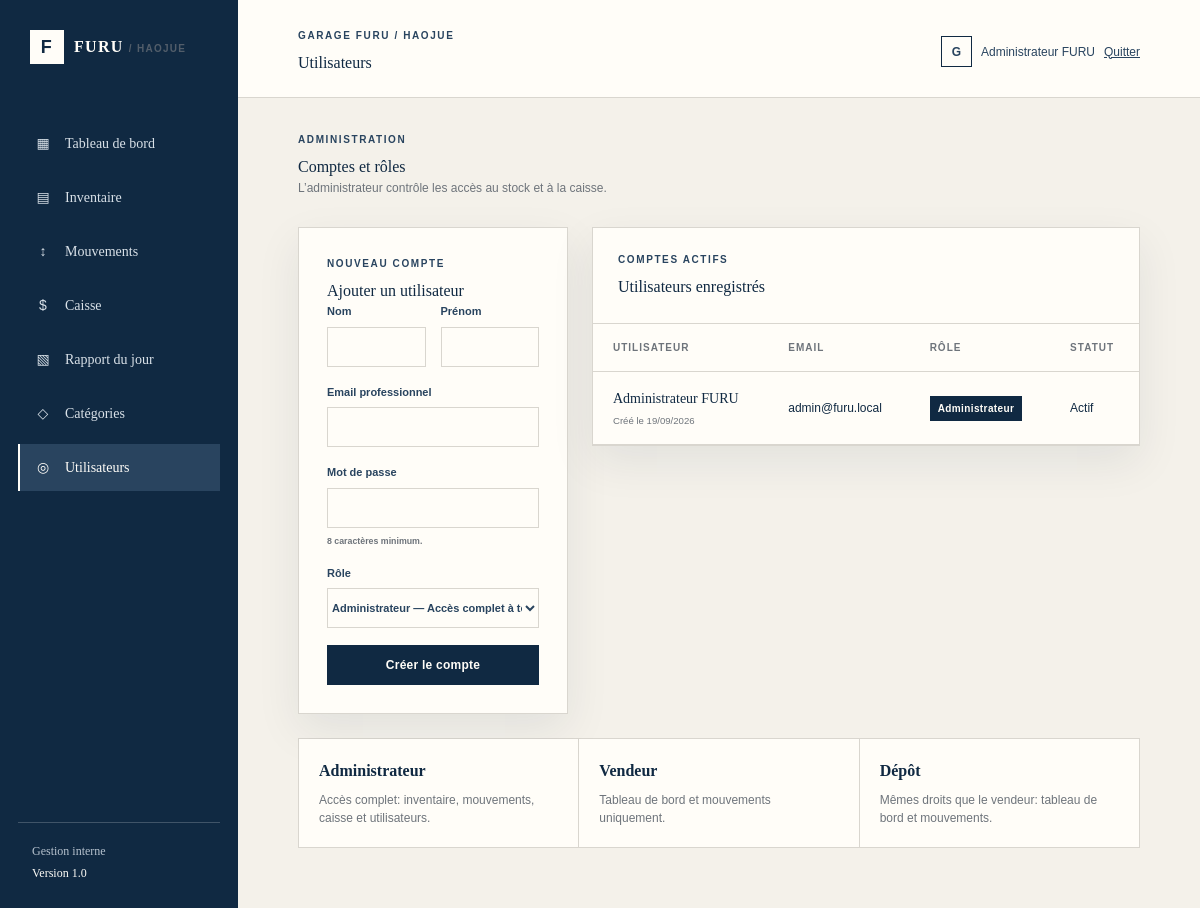
The app's page /index.php?page=utilisateurs (signed in) with its own data.
### tables this page shows
CREATE TABLE utilisateurs (
    id INT AUTO_INCREMENT PRIMARY KEY,
    role_id INT NOT NULL,
    nom VARCHAR(100) NOT NULL,
    prenom VARCHAR(100),
    email VARCHAR(150) NOT NULL UNIQUE,
    mot_de_passe VARCHAR(255) NOT NULL,  
    actif TINYINT(1) DEFAULT 1,
    cree_le DATETIME DEFAULT CURRENT_TIMESTAMP,
    CONSTRAINT fk_utilisateurs_role FOREIGN KEY (role_id) REFERENCES roles(id) ON DELETE RESTRICT
);

CREATE TABLE roles (
    id INT AUTO_INCREMENT PRIMARY KEY,
    nom VARCHAR(50) NOT NULL UNIQUE,  
    description VARCHAR(255)
);

### core/Controller.php (called while the page is built, shortened)
<?php
abstract class Controller
{
    protected function render(string $view, array $data = []): void
    {
        extract($data, EXTR_SKIP);
        require __DIR__ . '/../views/layout/header.php';
        require __DIR__ . '/../views/' . $view . '.php';
        require __DIR__ . '/../views/layout/footer.php';
    }
}

### controllers/UserController.php (called while the page is built, shortened)
<?php
final class UserController extends Controller
{
    public function index(): void
    {
        $user = new User();
        $this->render('users/index', ['users' => $user->all(), 'roles' => $user->roles(), 'pageTitle' => 'Utilisateurs']);
    }
}

### index.php (called while the page is built, shortened)
<?php
require_once __DIR__ . '/core/Controller.php';
require_once __DIR__ . '/controllers/UserController.php';
$page = $_GET['page'] ?? 'home';
$routes = [
    'home' => [AuthController::class, 'home'],
    'login' => [AuthController::class, 'login'],
    'authenticate' => [AuthController::class, 'authenticate'],
    'logout' => [AuthController::class, 'logout'],
    'utilisateurs' => [UserController::class, 'index'],
    'utilisateur-save' => [UserController::class, 'save'],
    'categories' => [CategoryController::class, 'index'],
    'categorie-save' => [CategoryController::class, 'save'],
    'dashboard' => [DashboardController::class, 'index'],
    'produits' => [ProductController::class, 'index'],
    'produit-form' => [ProductController::class, 'form'],
    'produit-save' => [ProductController::class, 'save'],
    'produit-delete' => [ProductController::class, 'delete'],
    'mouvements' => [MovementController::class, 'index'],
    'mouvement-save' => [MovementController::class, 'save'],
    'facture' => [ReportController::class, 'invoice'],
    'rapport' => [ReportController::class, 'daily'],
    'caisse' => [CashController::class, 'index'],
    'caisse-save' => [CashController::class, 'save'],
];
[$controllerClass, $method] = $routes[$page];
$controller = new $controllerClass();
$controller->{$method}();

### models/User.php (called while the page is built, shortened)
<?php
final class User extends Model
{
    public function all(): array
    {
        return $this->db->query('SELECT u.id, u.nom, u.prenom, u.email, u.actif, u.cree_le, r.nom AS role_nom FROM utilisateurs u JOIN roles r ON r.id = u.role_id ORDER BY u.nom, u.prenom')->fetchAll();
    }
    public function roles(): array
    {
        return $this->db->query("SELECT id, nom, description FROM roles WHERE nom IN ('Administrateur', 'Vendeur', 'Dépôt') ORDER BY FIELD(nom, 'Administrateur', 'Vendeur', 'Dépôt')")->fetchAll();
    }
}

### views/users/index.php (the view)
<div class="section-intro"><div><p class="eyebrow">ADMINISTRATION</p><h2>Comptes et rôles</h2><p class="muted">L’administrateur contrôle les accès au stock et à la caisse.</p></div></div><div class="user-admin-layout"><section class="panel form-panel"><p class="eyebrow">NOUVEAU COMPTE</p><h3>Ajouter un utilisateur</h3><form method="post" action="<?= BASE_URL ?>/index.php?page=utilisateur-save" class="data-form"><div class="form-grid"><label>Nom<input required name="nom"></label><label>Prénom<input name="prenom"></label></div><label>Email professionnel<input required type="email" name="email"></label><label>Mot de passe<input required type="password" minlength="8" name="mot_de_passe"><small>8 caractères minimum.</small></label><label>Rôle<select required name="role_id"><?php foreach ($roles as $role): ?><option value="<?= e($role['id']) ?>"><?= e($role['nom']) ?> — <?= e($role['description']) ?></option><?php endforeach; ?></select></label><button class="button button-primary" type="submit">Créer le compte</button></form></section><section class="panel table-panel"><div class="panel-heading"><div><p class="eyebrow">COMPTES ACTIFS</p><h3>Utilisateurs enregistrés</h3></div></div><div class="table-wrap"><table><thead><tr><th>Utilisateur</th><th>Email</th><th>Rôle</th><th>Statut</th></tr></thead><tbody><?php foreach ($users as $user): ?><tr><td><strong><?= e(trim($user['prenom'] . ' ' . $user['nom'])) ?></strong><small>Créé le <?= date('d/m/Y', strtotime($user['cree_le'])) ?></small></td><td><?= e($user['email']) ?></td><td><span class="status status-<?= $user['role_nom'] === 'Administrateur' ? 'ok' : 'warning' ?>"><?= e($user['role_nom']) ?></span></td><td><?= $user['actif'] ? 'Actif' : 'Inactif' ?></td></tr><?php endforeach; ?></tbody></table></div></section></div><section class="role-legend"><div><strong>Administrateur</strong><span>Accès complet: inventaire, mouvements, caisse et utilisateurs.</span></div><div><strong>Vendeur</strong><span>Tableau de bord et mouvements uniquement.</span></div><div><strong>Dépôt</strong><span>Mêmes droits que le vendeur: tableau de bord et mouvements.</span></div></section>

### public/assets/style.css (style rules this page uses)
:root { --cream: #f4f1ea; --paper: #fffdf8; --navy: #102942; --navy-soft: #29445f; --line: #d9d6cf; --muted: #6e747b; --red: #c53636; --red-soft: #f8e4e2; --shadow: 0 16px 42px rgba(16, 41, 66, .08); }
* { box-sizing: border-box; }
body { margin: 0; background: var(--cream); color: var(--navy); font-family: Georgia, 'Times New Roman', serif; }
button, input, select, textarea { font: inherit; }
button, .button { cursor: pointer; }
.eyebrow { margin: 0 0 8px; color: var(--navy-soft); font-family: Arial, sans-serif; font-size: 10px; font-weight: 700; letter-spacing: .16em; }
h1, h2, h3, p { margin-top: 0; }
h2 { font-size: 26px; font-weight: 500; margin-bottom: 8px; }
h3 { font-size: 19px; font-weight: 500; margin-bottom: 0; }
.welcome-row, .toolbar, .section-intro { display: flex; justify-content: space-between; align-items: end; gap: 20px; margin-bottom: 30px; }
.muted, .stat-note, small { color: var(--muted); font-family: Arial, sans-serif; font-size: 12px; }
.button { display: inline-flex; align-items: center; justify-content: center; min-height: 40px; padding: 0 17px; border: 1px solid transparent; font-family: Arial, sans-serif; font-size: 12px; font-weight: 700; letter-spacing: .02em; transition: .2s; }
.button-primary { background: var(--navy); color: var(--paper); }
.panel { background: var(--paper); border: 1px solid var(--line); box-shadow: var(--shadow); }
.panel-heading { display: flex; justify-content: space-between; align-items: start; gap: 15px; padding: 24px 25px; border-bottom: 1px solid var(--line); }
.movement-item small, .table-panel small { display: block; margin-top: 5px; }
input, select, textarea { width: 100%; min-height: 40px; padding: 9px 11px; border: 1px solid var(--line); background: var(--paper); color: var(--navy); border-radius: 0; outline: 0; }
.table-panel { overflow: hidden; }
.table-wrap { overflow-x: auto; }
table { width: 100%; border-collapse: collapse; font-family: Arial, sans-serif; font-size: 12px; }
th { text-align: left; color: var(--muted); font-size: 10px; text-transform: uppercase; letter-spacing: .1em; font-weight: 700; }
th, td { padding: 16px 20px; border-bottom: 1px solid var(--line); white-space: nowrap; }
td strong { font-family: Georgia, serif; font-size: 14px; font-weight: 500; }
.status, .type-label, .count-badge { display: inline-block; padding: 5px 8px; font-size: 10px; font-weight: 700; letter-spacing: .04em; }
.status-ok { background: var(--navy); color: var(--paper); }
.form-panel { padding: 28px; }
.data-form { display: grid; gap: 17px; }
label { display: grid; gap: 7px; color: var(--navy-soft); font-family: Arial, sans-serif; font-size: 11px; font-weight: 700; }
.form-grid { display: grid; grid-template-columns: 1fr 1fr; gap: 15px; }
.user-admin-layout { display: grid; grid-template-columns: minmax(270px, .7fr) minmax(0, 1.6fr); gap: 24px; align-items: start; }
.role-legend { display: grid; grid-template-columns: repeat(3, 1fr); gap: 1px; margin-top: 24px; background: var(--line); border: 1px solid var(--line); }
.role-legend div { display: grid; gap: 8px; background: var(--paper); padding: 20px; }
.role-legend strong { font-size: 16px; }
.role-legend span { color: var(--muted); font-family: Arial, sans-serif; font-size: 12px; line-height: 1.5; }

### records on screen
utilisateurs: prenom+nom "Administrateur FURU", cree_le "19/09/2026", email "admin@furu.local", role.nom "Administrateur", actif "Actif"

### other values on screen
$pageTitle "Utilisateurs"
$_SESSION['user']['nom'] "Administrateur FURU"
form field role_id "Administrateur — Accès complet à tous les modules"
